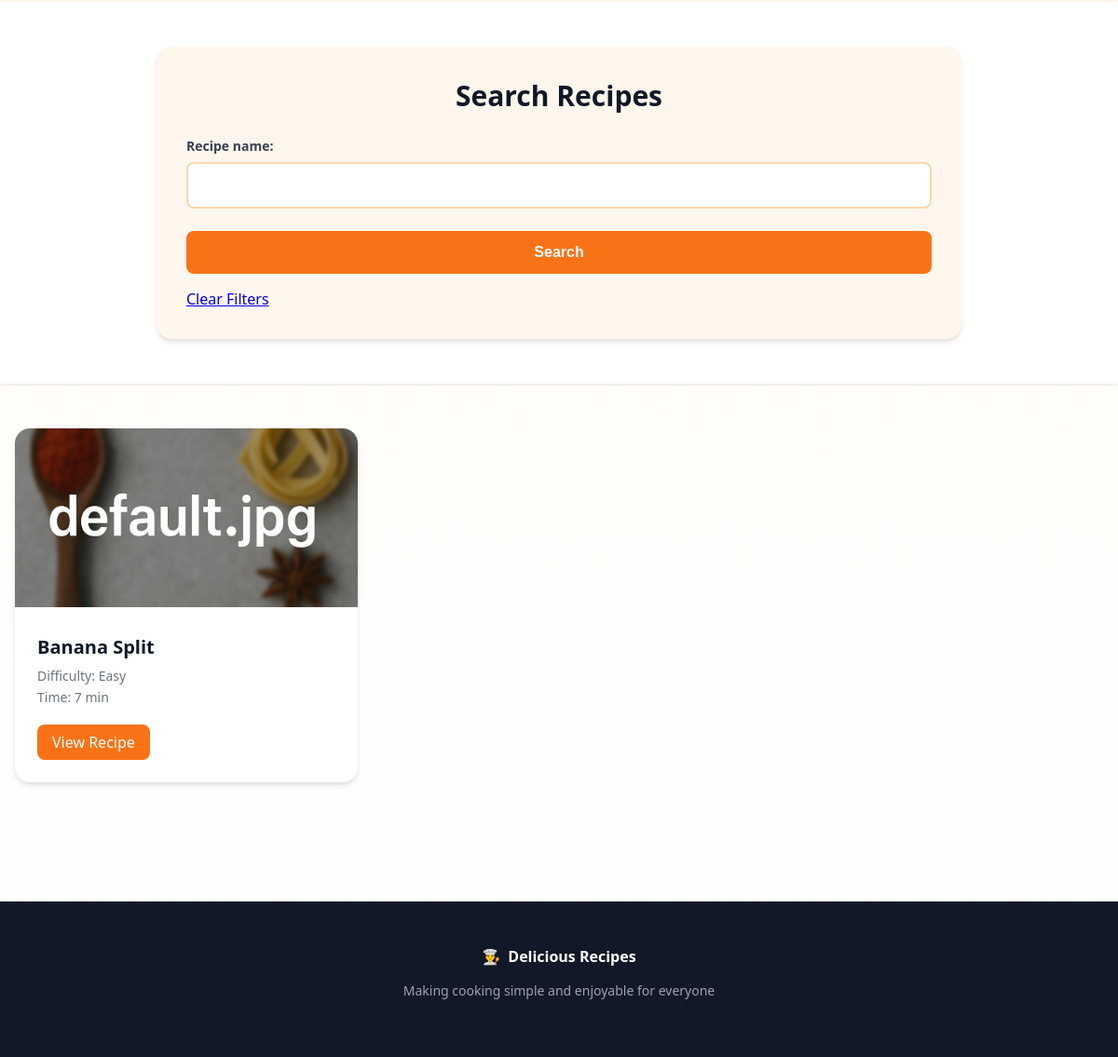
The app's page / (signed in, lower part), older data.
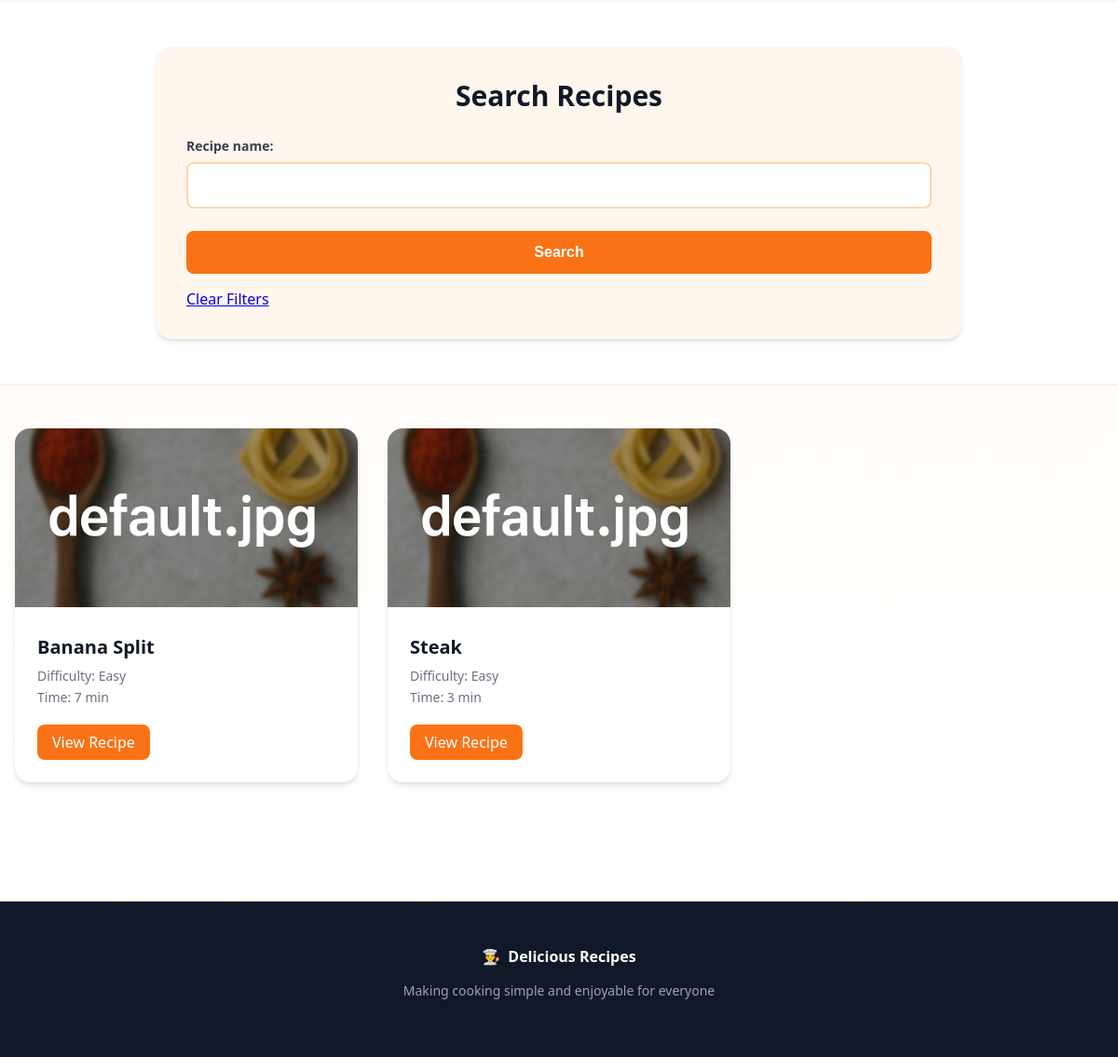
The same page, newer data.
### recipes/models.py (models this page shows, shortened)
class Recipe(models.Model):
    name = models.CharField(max_length=200)
    user = models.ForeignKey(User, on_delete=models.CASCADE)
    cooking_time = models.IntegerField(help_text='in minutes', default=0)
    description = models.TextField()
    ingredients = models.ManyToManyField('Ingredient')  # Reference Ingredient in the same app
    instructions = models.TextField()
    pic = models.ImageField(upload_to='recipe_pics', default='no_picture.jpg')
    @property
    def difficulty(self):
        ingredient_count = self.ingredients.count()
        if self.cooking_time < 30 and ingredient_count <= 5:
            return 'Easy'
        elif self.cooking_time < 30 and ingredient_count > 5:
            return 'Medium'
        elif self.cooking_time >= 30 and ingredient_count <= 5:
            return 'Intermediate'
        else:
            return 'Hard'
    def get_absolute_url(self):
        return reverse('recipes:detail', kwargs={'id': self.pk})

### recipes/views.py (the view, shortened to what this page needs)
# urls.py: 2. Add a URL to urlpatterns:  path('', Home.as_view(), name='home')
class Home(LoginRequiredMixin, ListView):
    model = Recipe
    template_name = 'recipes/home.html'
    def get_queryset(self):
        queryset = super().get_queryset()
        if self.request.method == 'POST':
            recipe_name = self.request.POST.get('recipe_name')
            if recipe_name:
                queryset = queryset.filter(name__icontains=recipe_name)
        return queryset
    def get_context_data(self, **kwargs):
        context = super().get_context_data(**kwargs)  # Gets default context with 'object_list'
        context['form'] = RecipeSearchForm(self.request.POST or None)
        context['recipes'] = None
        return context

### recipes/forms.py
class RecipeSearchForm(forms.Form):
   recipe_name = forms.CharField(max_length=120)

### recipes/templates/recipes/home.html (shortened to what this page needs)
{% extends 'base.html' %}
{% load static %}
{% block content %}
<section class="search-section">
    <div class="search-container">
        <h2>Search Recipes</h2>
        <form method="POST" action="">
            {{ form }}
            <button type="submit">Search</button>
            <a href="{% url 'recipes:home' %}" class="clear-filters-btn">Clear Filters</a>
        </form>
    </div>
</section>
<section id="recipes" class="content-section">
    <div class="recipe-grid">
        {% if object_list %}
        {% for object in object_list %}
        <div class="recipe-card">
            <div class="recipe-image">
                <img src="{{ object.pic.url }}" alt="{{ object.name }}">
            </div>
            <div class="recipe-info">
                <h3>{{ object.name }}</h3>
                <p class="recipe-meta">Difficulty: {{ object.difficulty }}</p>
                <p class="recipe-meta">Time: {{ object.cooking_time }} min</p>
                <a href="{{ object.get_absolute_url }}" class="view-btn">View Recipe</a>
            </div>
        </div>
        {% endfor %}
        {% else %}
        <h3> no data</h3>
        {% endif %}
    </div>
</section>
{% endblock %}

Row changes from the older to the newer data that the page shows:
added Recipe: pic (placeholder picture), name "Steak", difficulty "Easy", cooking_time "3"
